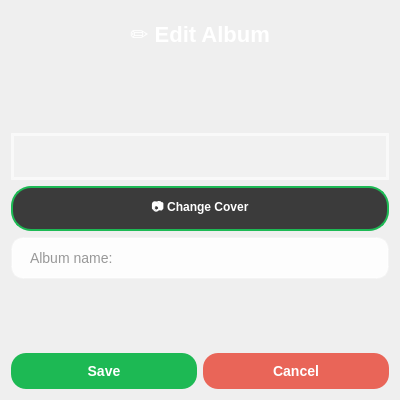
<?xml version="1.0" encoding="UTF-8"?>
<ui version="4.0">
 <class>EditAlbumDialog</class>
 <widget class="QDialog" name="EditAlbumDialog">
  <property name="geometry">
   <rect>
    <x>0</x>
    <y>0</y>
    <width>400</width>
    <height>400</height>
   </rect>
  </property>
  <property name="windowTitle">
   <string>Dialog</string>
  </property>
  <property name="styleSheet">
   <string notr="true">QDialog#EditAlbumDialog {
    background-color: qlineargradient(
        x1: 0, y1: 0, x2: 1, y2: 1,
        stop: 0 #1DB954,
        stop: 1 #191414
    );
}</string>
  </property>
  <layout class="QVBoxLayout" name="verticalLayout_2">
   <item>
    <layout class="QVBoxLayout" name="verticalLayout">
     <item>
      <widget class="QLabel" name="titleLabel">
       <property name="styleSheet">
        <string notr="true">QLabel#titleLabel {
    font-size: 22px;
    font-weight: bold;
    color: white;
    padding: 10px;
}</string>
       </property>
       <property name="text">
        <string>✏️ Edit Album</string>
       </property>
       <property name="alignment">
        <set>Qt::AlignmentFlag::AlignCenter</set>
       </property>
      </widget>
     </item>
     <item>
      <spacer name="verticalSpacer">
       <property name="orientation">
        <enum>Qt::Orientation::Vertical</enum>
       </property>
       <property name="sizeHint" stdset="0">
        <size>
         <width>20</width>
         <height>40</height>
        </size>
       </property>
      </spacer>
     </item>
     <item>
      <widget class="QLabel" name="coverLabel">
       <property name="styleSheet">
        <string notr="true">QLabel#coverLabel {
    background-color: rgba(255, 255, 255, 0.15);
    border: 3px solid rgba(255, 255, 255, 0.6);
    border-radius: 50px;
    color: white;
    font-size: 36px;
}
</string>
       </property>
       <property name="text">
        <string/>
       </property>
       <property name="alignment">
        <set>Qt::AlignmentFlag::AlignCenter</set>
       </property>
      </widget>
     </item>
     <item>
      <widget class="QPushButton" name="chooseCoverButton">
       <property name="cursor">
        <cursorShape>PointingHandCursor</cursorShape>
       </property>
       <property name="styleSheet">
        <string notr="true">QPushButton {

background-color: #3b3b3b;

color: white;

border: 2px solid #1DB954;

border-radius: 20px;

padding: 10px 20px;

font-weight: bold;

}



QPushButton:hover {

background-color: #4a4a4a;

}



QPushButton:pressed {

background-color: #2a2a2a;

}</string>
       </property>
       <property name="text">
        <string>📷 Change Cover</string>
       </property>
      </widget>
     </item>
     <item>
      <layout class="QHBoxLayout" name="horizontalLayout">
       <item>
        <widget class="QLineEdit" name="nameEdit">
         <property name="styleSheet">
          <string notr="true">QLineEdit#nameEdit {
    background-color: rgba(255, 255, 255, 0.9);
    border: 2px solid rgba(255, 255, 255, 0.3);
    border-radius: 12px;
    padding: 10px 15px;
    font-size: 14px;
    color: #333;
}
QLineEdit#nameEdit:focus {
    border: 2px solid #1DB954;
}</string>
         </property>
         <property name="placeholderText">
          <string>Album name:</string>
         </property>
        </widget>
       </item>
      </layout>
     </item>
     <item>
      <spacer name="verticalSpacer_2">
       <property name="orientation">
        <enum>Qt::Orientation::Vertical</enum>
       </property>
       <property name="sizeHint" stdset="0">
        <size>
         <width>20</width>
         <height>40</height>
        </size>
       </property>
      </spacer>
     </item>
     <item>
      <layout class="QHBoxLayout" name="horizontalLayout_2">
       <item>
        <widget class="QPushButton" name="okButton">
         <property name="cursor">
          <cursorShape>PointingHandCursor</cursorShape>
         </property>
         <property name="styleSheet">
          <string notr="true">QPushButton#okButton {
    background-color: #1DB954;
    color: white;
    border: none;
    border-radius: 15px;
    padding: 10px 30px;
    font-weight: bold;
    font-size: 14px;
}
QPushButton#okButton:hover {
    background-color: #1ed760;
}
QPushButton#okButton:pressed {
    background-color: #1aa34a;
}
</string>
         </property>
         <property name="text">
          <string>Save</string>
         </property>
        </widget>
       </item>
       <item>
        <widget class="QPushButton" name="cancelButton">
         <property name="cursor">
          <cursorShape>PointingHandCursor</cursorShape>
         </property>
         <property name="styleSheet">
          <string notr="true">QPushButton#cancelButton {
    background-color: rgba(231, 76, 60, 0.85);
    color: white;
    border: none;
    border-radius: 15px;
    padding: 10px 30px;
    font-weight: bold;
    font-size: 14px;
}
QPushButton#cancelButton:hover {
    background-color: rgba(231, 76, 60, 1.0);
}
QPushButton#cancelButton:pressed {
    background-color: rgba(192, 57, 43, 1.0);
}</string>
         </property>
         <property name="text">
          <string>Cancel</string>
         </property>
        </widget>
       </item>
      </layout>
     </item>
    </layout>
   </item>
  </layout>
 </widget>
 <resources/>
 <connections/>
</ui>
